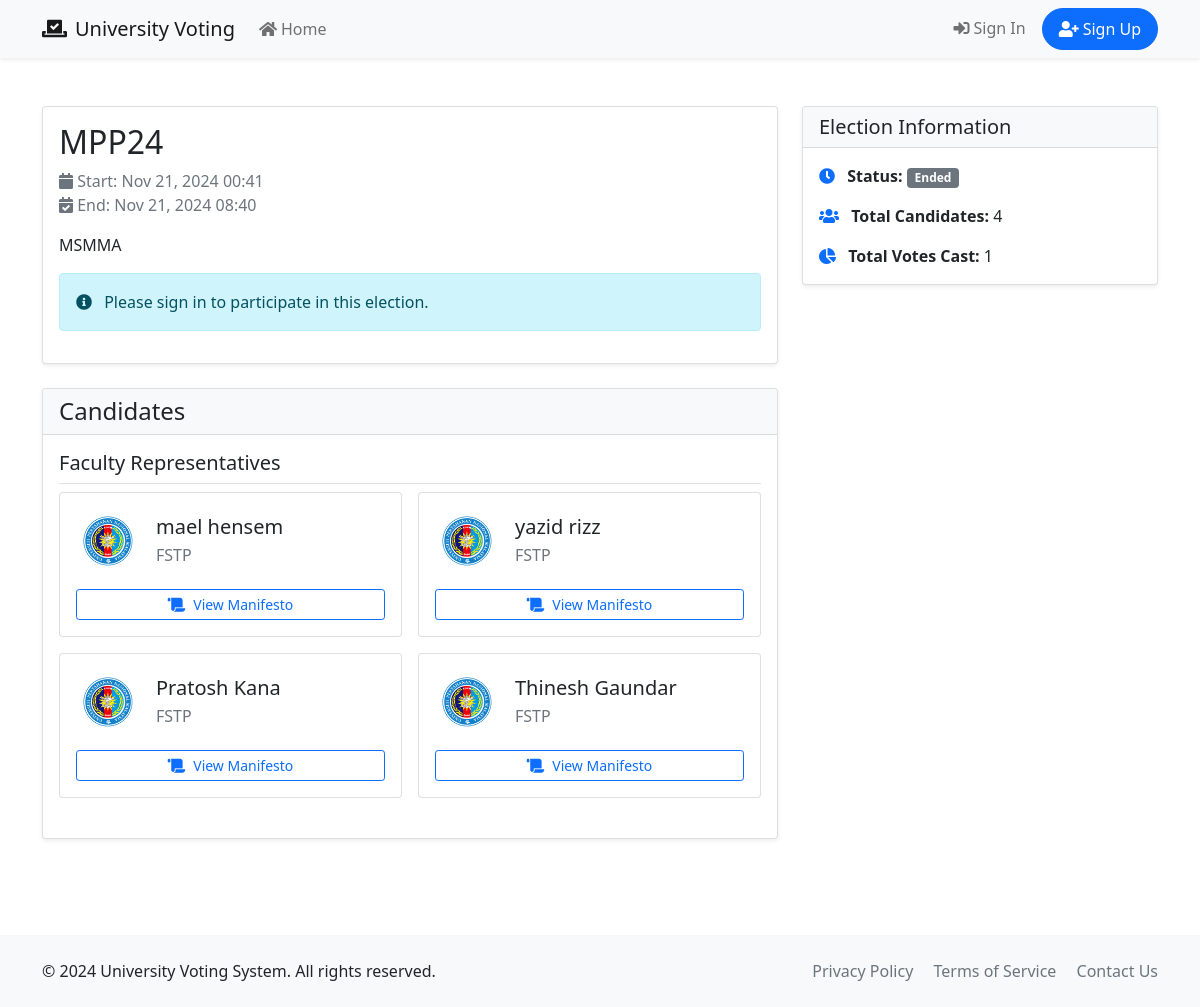
The page /elections/1/ on the database its author committed.
### elections/models.py (models this page shows, shortened)
class Election(models.Model):
    title = models.CharField(max_length=200)
    description = models.TextField()
    start_date = models.DateTimeField()
    end_date = models.DateTimeField()
    manually_ended = models.BooleanField(default=False)
    is_active = models.BooleanField(default=True)
    created_at = models.DateTimeField(auto_now_add=True)
    updated_at = models.DateTimeField(auto_now=True)
    class Meta:
        ordering = ['-created_at']

class Candidate(models.Model):
    POSITION_CHOICES = [
        ('faculty', 'Faculty Representative'),
        ('general', 'General Position'),
    ]
    user = models.OneToOneField(settings.AUTH_USER_MODEL, on_delete=models.CASCADE)
    election = models.ForeignKey(Election, on_delete=models.CASCADE)
    position_type = models.CharField(max_length=20, choices=POSITION_CHOICES, default='general')
    manifesto = models.TextField(help_text="Candidate's election manifesto and goals", blank=True)
    photo = models.ImageField(upload_to='candidate_photos/', null=True, blank=True)
    approved = models.BooleanField(default=False)
    vote_count = models.IntegerField(default=0)
    created_at = models.DateTimeField(auto_now_add=True)
    updated_at = models.DateTimeField(auto_now=True)
    class Meta:
        unique_together = [['user', 'election']]
        ordering = ['-created_at']

### accounts/models.py (models this page shows, shortened)
class User(AbstractUser):
    ROLES = (
        ('voter', 'Voter'),
        ('candidate', 'Candidate'),
        ('admin', 'Administrator'),
    )
    role = models.CharField(max_length=20, choices=ROLES, default='voter')
    faculty = models.ForeignKey(Faculty, on_delete=models.SET_NULL, null=True, blank=True)
    student_id = models.CharField(
        max_length=20,
        unique=True,
        validators=[RegexValidator(r'^\d{8}$', 'Student ID must be 8 digits')]
    )
    phone_number = models.CharField(max_length=15, blank=True)
    is_verified = models.BooleanField(default=False)
    created_at = models.DateTimeField(auto_now_add=True)
    updated_at = models.DateTimeField(auto_now=True)
    class Meta:
        ordering = ['username']

class Faculty(models.Model):
    name = models.CharField(max_length=100)
    max_winners = models.IntegerField(default=2)
    created_at = models.DateTimeField(auto_now_add=True)
    updated_at = models.DateTimeField(auto_now=True)
    class Meta:
        verbose_name_plural = "Faculties"

### elections/views.py (the view, shortened to what this page needs)
# urls.py: path('<int:pk>/', views.ElectionDetailView.as_view(), name='detail'),
class ElectionDetailView(DetailView):
    model = Election
    template_name = 'elections/election_detail.html'
    context_object_name = 'election'
    def get_context_data(self, **kwargs):
        context = super().get_context_data(**kwargs)
        user = self.request.user
        election = self.get_object()
        now = datetime.now()
        context['now'] = now
        context['faculty_candidates'] = election.candidate_set.filter(approved=True, position_type='faculty')
        context['general_candidates'] = election.candidate_set.filter(approved=True, position_type='general')
        context['total_approved_candidates'] = election.candidate_set.filter(approved=True).count()
        return context

### templates/elections/election_detail.html (shortened to what this page needs)
{% extends 'base.html' %}
{% block content %}
<div class="container py-5">
    <div class="row">
        <div class="col-md-8">
            <div class="card shadow-sm mb-4">
                <div class="card-body">
                    <h2 class="card-title">{{ election.title }}</h2>
                    <div class="text-muted mb-3">
                        <i class="fas fa-calendar"></i> Start: {{ election.start_date|date:"M d, Y H:i" }}<br>
                        <i class="fas fa-calendar-check"></i> End: {{ election.end_date|date:"M d, Y H:i" }}
                    </div>
                    <p class="card-text">{{ election.description }}</p>
                    {% if user.is_authenticated %}
                        {% if user.role == 'admin' %}
                            <div class="mb-3">
                                <div class="d-flex gap-2">
                                    {% if not election.has_ended %}
                                        <a href="{% url 'elections:end_election' election.pk %}" class="btn btn-danger">
                                            <i class="fas fa-flag-checkered me-2"></i>End Election
                                        </a>
                                    {% endif %}
                                    <a href="{% url 'elections:edit' election.pk %}" class="btn btn-primary">
                                        <i class="fas fa-edit me-2"></i>Edit Election
                                    </a>
                                    <a href="{% url 'elections:election_results' election.pk %}" class="btn btn-info">
                                        <i class="fas fa-chart-bar me-2"></i>View Results
                                    </a>
                                </div>
                            </div>
                        {% elif user.role == 'voter' %}
                            {% if election.end_date < now or user.role == 'admin' %}
                                <div class="d-grid gap-2 mb-3">
                                    <a href="{% url 'elections:election_results' election.pk %}" class="btn btn-info btn-lg">
                                        <i class="fas fa-chart-bar me-2"></i> View Election Results
                                    </a>
                                </div>
                            {% endif %}
                            {% if user.role == 'voter' %}
                                {% if has_voted %}
                                    <div class="alert alert-success">
                                        <i class="fas fa-check-circle me-2"></i> You have already voted in this election.
                                    </div>
                                {% else %}
                                    <div class="d-grid gap-2">
                                        <a href="{% url 'elections:election_vote' election.pk %}" class="btn btn-primary btn-lg">
                                            <i class="fas fa-vote-yea me-2"></i> Cast Your Vote
                                        </a>
                                    </div>
                                {% endif %}
                            {% elif user.role == 'candidate' %}
                                {% if is_candidate %}
                                    <div class="alert alert-info">
                                        <i class="fas fa-info-circle me-2"></i>
                                        Your candidacy status:
                                        {% if is_approved %}
                                            <span class="badge bg-success">Approved</span>
                                        {% else %}
                                            <span class="badge bg-warning">Pending Approval</span>
                                        {% endif %}
                                    </div>
                                {% else %}
                                    <div class="d-grid gap-2">
                                        <a href="{% url 'elections:register_candidate' %}" class="btn btn-success btn-lg">
                                            <i class="fas fa-user-plus me-2"></i> Register as Candidate
                                        </a>
                                    </div>
                                {% endif %}
                            {% endif %}
                            {% if election.end_date < now or user.role == 'admin' %}
                                <div class="mt-3">
                                    <a href="{% url 'elections:election_results' election.pk %}" class="btn btn-info">
                                        <i class="fas fa-chart-bar me-2"></i> View Results
                                    </a>
                                </div>
                            {% endif %}
                        {% endif %}
                    {% else %}
                        <div class="alert alert-info">
                            <i class="fas fa-info-circle me-2"></i> Please sign in to participate in this election.
                        </div>
                    {% endif %}
                </div>
            </div>
            {% if election.candidate_set.exists %}
            <div class="card shadow-sm">
                <div class="card-header bg-light">
                    <h4 class="mb-0">Candidates</h4>
                </div>
                <div class="card-body">
                    {% if faculty_candidates %}
                    <div class="mb-4">
                        <h5 class="border-bottom pb-2">Faculty Representatives</h5>
                        <div class="row g-3">
                            {% for candidate in faculty_candidates %}
                            <div class="col-md-6">
                                <div class="card h-100 candidate-card">
                                    <div class="card-body">
                                        <div class="d-flex align-items-center mb-3">
                                            {% if candidate.photo %}
                                                <img src="{{ candidate.photo.url }}" alt="Candidate Photo"
                                                     class="rounded-circle me-3" style="width: 64px; height: 64px; object-fit: cover;">
                                            {% else %}
                                                <div class="rounded-circle bg-light me-3 d-flex align-items-center justify-content-center"
                                                     style="width: 64px; height: 64px;">
                                                    <i class="fas fa-user text-muted fa-2x"></i>
                                                </div>
                                            {% endif %}
                                            <div>
                                                <h5 class="card-title mb-1">{{ candidate.user.get_full_name|default:candidate.user.username }}</h5>
                                                <p class="text-muted mb-0">{{ candidate.user.faculty.name }}</p>
                                            </div>
                                        </div>
                                        {% if candidate.manifesto %}
                                        <div class="mt-2">
                                            <button type="button" class="btn btn-sm btn-outline-primary w-100"
                                                    data-bs-toggle="modal"
                                                    data-bs-target="#manifestoModal{{ candidate.id }}">
                                                <i class="fas fa-scroll me-2"></i>View Manifesto
                                            </button>
                                        </div>
                                        {% endif %}
                                    </div>
                                </div>
                            </div>
                            {% endfor %}
                        </div>
                    </div>
                    {% endif %}
                </div>
            </div>
            {% endif %}
        </div>
        <div class="col-md-4">
            <div class="card shadow-sm">
                <div class="card-header bg-light">
                    <h5 class="mb-0">Election Information</h5>
                </div>
                <div class="card-body">
                    <ul class="list-unstyled mb-0">
                        <li class="mb-3">
                            <i class="fas fa-clock text-primary me-2"></i>
                            <strong>Status:</strong>
                            {% if election.is_active %}
                                {% if election.start_date > now %}
                                    <span class="badge bg-info">Upcoming</span>
                                {% elif election.end_date < now %}
                                    <span class="badge bg-secondary">Ended</span>
                                {% else %}
                                    <span class="badge bg-success">Active</span>
                                {% endif %}
                            {% else %}
                                <span class="badge bg-danger">Inactive</span>
                            {% endif %}
                        </li>
                        <li class="mb-3">
                            <i class="fas fa-users text-primary me-2"></i>
                            <strong>Total Candidates:</strong>
                            {{ total_approved_candidates }}
                        </li>
                        {% if election.end_date < now %}
                        <li>
                            <i class="fas fa-chart-pie text-primary me-2"></i>
                            <strong>Total Votes Cast:</strong>
                            {{ election.vote_set.count }}
                        </li>
                        {% endif %}
                    </ul>
                </div>
            </div>
        </div>
    </div>
</div>
{% endblock %}

### rows shown on the page
Election: title "MPP24", start_date "Nov 21, 2024 00:41", end_date "Nov 21, 2024 08:40", description "MSMMA", vote_set.count "1"
Candidate: photo (picture), user.get_full_name "mael hensem", user.faculty.name "FSTP"
Candidate: photo (picture), user.get_full_name "yazid rizz", user.faculty.name "FSTP"
Candidate: photo (picture), user.get_full_name "Pratosh Kana", user.faculty.name "FSTP"
Candidate: photo (picture), user.get_full_name "Thinesh Gaundar", user.faculty.name "FSTP"

### other values the page prints
{{ total_approved_candidates }} "4"
